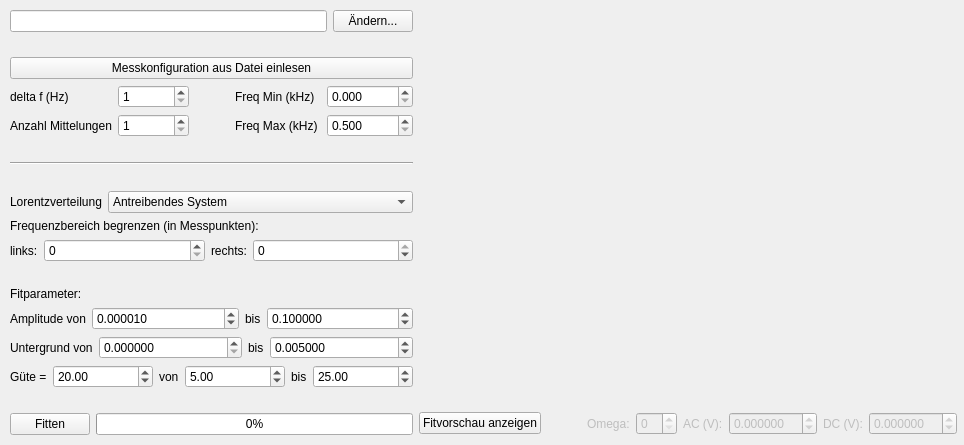
<?xml version="1.0" encoding="UTF-8"?>
<ui version="4.0">
 <class>SpektrLaden</class>
 <widget class="QMainWindow" name="SpektrLaden">
  <property name="geometry">
   <rect>
    <x>0</x>
    <y>0</y>
    <width>964</width>
    <height>445</height>
   </rect>
  </property>
  <property name="windowTitle">
   <string>Spektroskopie - Messung einlesen</string>
  </property>
  <widget class="QWidget" name="centralwidget">
   <widget class="QWidget" name="horizontalLayoutWidget">
    <property name="geometry">
     <rect>
      <x>10</x>
      <y>10</y>
      <width>947</width>
      <height>425</height>
     </rect>
    </property>
    <layout class="QHBoxLayout" name="horizontalLayout">
     <item>
      <layout class="QVBoxLayout" name="verticallayout">
       <item>
        <layout class="QHBoxLayout" name="horizontallayout2">
         <item>
          <widget class="QLineEdit" name="edit_pfad">
           <property name="text">
            <string/>
           </property>
          </widget>
         </item>
         <item>
          <widget class="QPushButton" name="button_aendern">
           <property name="enabled">
            <bool>true</bool>
           </property>
           <property name="sizePolicy">
            <sizepolicy hsizetype="Fixed" vsizetype="Preferred">
             <horstretch>0</horstretch>
             <verstretch>0</verstretch>
            </sizepolicy>
           </property>
           <property name="text">
            <string>Ändern...</string>
           </property>
          </widget>
         </item>
        </layout>
       </item>
       <item>
        <spacer name="verticalspacer0">
         <property name="orientation">
          <enum>Qt::Vertical</enum>
         </property>
         <property name="sizeHint" stdset="0">
          <size>
           <width>20</width>
           <height>40</height>
          </size>
         </property>
        </spacer>
       </item>
       <item>
        <widget class="QPushButton" name="button_konfig">
         <property name="text">
          <string>Messkonfiguration aus Datei einlesen</string>
         </property>
        </widget>
       </item>
       <item>
        <layout class="QHBoxLayout" name="horizontallayout1">
         <item>
          <layout class="QGridLayout" name="gridlayout0">
           <item row="0" column="1">
            <widget class="QSpinBox" name="box_df">
             <property name="styleSheet">
              <string notr="true"/>
             </property>
             <property name="minimum">
              <number>1</number>
             </property>
             <property name="maximum">
              <number>9999</number>
             </property>
             <property name="value">
              <number>1</number>
             </property>
            </widget>
           </item>
           <item row="1" column="0">
            <widget class="QLabel" name="label_mittelungen">
             <property name="text">
              <string>Anzahl Mittelungen</string>
             </property>
            </widget>
           </item>
           <item row="1" column="1">
            <widget class="QSpinBox" name="box_mittelungen">
             <property name="styleSheet">
              <string notr="true"/>
             </property>
             <property name="minimum">
              <number>1</number>
             </property>
             <property name="maximum">
              <number>9999</number>
             </property>
             <property name="value">
              <number>1</number>
             </property>
            </widget>
           </item>
           <item row="0" column="0">
            <widget class="QLabel" name="label_df">
             <property name="text">
              <string>delta f (Hz)</string>
             </property>
            </widget>
           </item>
          </layout>
         </item>
         <item>
          <spacer name="horizontalspacer">
           <property name="orientation">
            <enum>Qt::Horizontal</enum>
           </property>
           <property name="sizeType">
            <enum>QSizePolicy::Fixed</enum>
           </property>
           <property name="sizeHint" stdset="0">
            <size>
             <width>40</width>
             <height>20</height>
            </size>
           </property>
          </spacer>
         </item>
         <item>
          <layout class="QGridLayout" name="gridlayout1">
           <item row="0" column="0">
            <widget class="QLabel" name="label_fmin">
             <property name="text">
              <string>Freq Min (kHz)</string>
             </property>
            </widget>
           </item>
           <item row="1" column="0">
            <widget class="QLabel" name="label_fmax">
             <property name="text">
              <string>Freq Max (kHz)</string>
             </property>
            </widget>
           </item>
           <item row="0" column="1">
            <widget class="QDoubleSpinBox" name="box_fmin">
             <property name="decimals">
              <number>3</number>
             </property>
             <property name="maximum">
              <double>999.000000000000000</double>
             </property>
             <property name="singleStep">
              <double>0.500000000000000</double>
             </property>
            </widget>
           </item>
           <item row="1" column="1">
            <widget class="QDoubleSpinBox" name="box_fmax">
             <property name="decimals">
              <number>3</number>
             </property>
             <property name="minimum">
              <double>0.500000000000000</double>
             </property>
             <property name="maximum">
              <double>999.000000000000000</double>
             </property>
             <property name="singleStep">
              <double>0.500000000000000</double>
             </property>
            </widget>
           </item>
          </layout>
         </item>
        </layout>
       </item>
       <item>
        <spacer name="verticalspacer3">
         <property name="orientation">
          <enum>Qt::Vertical</enum>
         </property>
         <property name="sizeHint" stdset="0">
          <size>
           <width>20</width>
           <height>40</height>
          </size>
         </property>
        </spacer>
       </item>
       <item>
        <widget class="Line" name="line">
         <property name="orientation">
          <enum>Qt::Horizontal</enum>
         </property>
        </widget>
       </item>
       <item>
        <spacer name="verticalspacer1">
         <property name="orientation">
          <enum>Qt::Vertical</enum>
         </property>
         <property name="sizeHint" stdset="0">
          <size>
           <width>20</width>
           <height>40</height>
          </size>
         </property>
        </spacer>
       </item>
       <item>
        <layout class="QHBoxLayout" name="horizontallayout4">
         <item>
          <widget class="QLabel" name="label_methode">
           <property name="sizePolicy">
            <sizepolicy hsizetype="Maximum" vsizetype="Preferred">
             <horstretch>0</horstretch>
             <verstretch>0</verstretch>
            </sizepolicy>
           </property>
           <property name="text">
            <string>Lorentzverteilung</string>
           </property>
          </widget>
         </item>
         <item>
          <widget class="QComboBox" name="box_methode">
           <item>
            <property name="text">
             <string>Antreibendes System</string>
            </property>
           </item>
           <item>
            <property name="text">
             <string>Cantilever</string>
            </property>
           </item>
           <item>
            <property name="text">
             <string>Phase</string>
            </property>
           </item>
          </widget>
         </item>
        </layout>
       </item>
       <item>
        <widget class="QLabel" name="label_bereich">
         <property name="text">
          <string>Frequenzbereich begrenzen (in Messpunkten):</string>
         </property>
        </widget>
       </item>
       <item>
        <layout class="QHBoxLayout" name="horizontallayout3">
         <item>
          <widget class="QLabel" name="label_bereich_links">
           <property name="sizePolicy">
            <sizepolicy hsizetype="Maximum" vsizetype="Preferred">
             <horstretch>0</horstretch>
             <verstretch>0</verstretch>
            </sizepolicy>
           </property>
           <property name="text">
            <string>links:</string>
           </property>
          </widget>
         </item>
         <item>
          <widget class="QSpinBox" name="box_bereich_links">
           <property name="maximum">
            <number>999999999</number>
           </property>
          </widget>
         </item>
         <item>
          <widget class="QLabel" name="label_bereich_rechts">
           <property name="sizePolicy">
            <sizepolicy hsizetype="Maximum" vsizetype="Preferred">
             <horstretch>0</horstretch>
             <verstretch>0</verstretch>
            </sizepolicy>
           </property>
           <property name="text">
            <string>rechts:</string>
           </property>
          </widget>
         </item>
         <item>
          <widget class="QSpinBox" name="box_bereich_rechts">
           <property name="minimum">
            <number>-999999999</number>
           </property>
           <property name="maximum">
            <number>0</number>
           </property>
          </widget>
         </item>
        </layout>
       </item>
       <item>
        <spacer name="verticalspacer2">
         <property name="orientation">
          <enum>Qt::Vertical</enum>
         </property>
         <property name="sizeHint" stdset="0">
          <size>
           <width>20</width>
           <height>40</height>
          </size>
         </property>
        </spacer>
       </item>
       <item>
        <widget class="QLabel" name="label_fitparameter">
         <property name="text">
          <string>Fitparameter:</string>
         </property>
        </widget>
       </item>
       <item>
        <layout class="QHBoxLayout" name="horizontallayout5">
         <item>
          <widget class="QLabel" name="label_amp_min">
           <property name="sizePolicy">
            <sizepolicy hsizetype="Maximum" vsizetype="Preferred">
             <horstretch>0</horstretch>
             <verstretch>0</verstretch>
            </sizepolicy>
           </property>
           <property name="text">
            <string>Amplitude von</string>
           </property>
          </widget>
         </item>
         <item>
          <widget class="QDoubleSpinBox" name="box_amp_min">
           <property name="decimals">
            <number>6</number>
           </property>
           <property name="value">
            <double>0.000010000000000</double>
           </property>
          </widget>
         </item>
         <item>
          <widget class="QLabel" name="label_amp_max">
           <property name="sizePolicy">
            <sizepolicy hsizetype="Maximum" vsizetype="Preferred">
             <horstretch>0</horstretch>
             <verstretch>0</verstretch>
            </sizepolicy>
           </property>
           <property name="text">
            <string>bis</string>
           </property>
          </widget>
         </item>
         <item>
          <widget class="QDoubleSpinBox" name="box_amp_max">
           <property name="decimals">
            <number>6</number>
           </property>
           <property name="value">
            <double>0.100000000000000</double>
           </property>
          </widget>
         </item>
        </layout>
       </item>
       <item>
        <layout class="QHBoxLayout" name="horizontallayout7">
         <item>
          <widget class="QLabel" name="label_untergrund_min">
           <property name="sizePolicy">
            <sizepolicy hsizetype="Maximum" vsizetype="Preferred">
             <horstretch>0</horstretch>
             <verstretch>0</verstretch>
            </sizepolicy>
           </property>
           <property name="text">
            <string>Untergrund von</string>
           </property>
          </widget>
         </item>
         <item>
          <widget class="QDoubleSpinBox" name="box_untergrund_min">
           <property name="decimals">
            <number>6</number>
           </property>
          </widget>
         </item>
         <item>
          <widget class="QLabel" name="label_untergrund_max">
           <property name="sizePolicy">
            <sizepolicy hsizetype="Maximum" vsizetype="Preferred">
             <horstretch>0</horstretch>
             <verstretch>0</verstretch>
            </sizepolicy>
           </property>
           <property name="text">
            <string>bis</string>
           </property>
          </widget>
         </item>
         <item>
          <widget class="QDoubleSpinBox" name="box_untergrund_max">
           <property name="decimals">
            <number>6</number>
           </property>
           <property name="value">
            <double>0.005000000000000</double>
           </property>
          </widget>
         </item>
        </layout>
       </item>
       <item>
        <layout class="QHBoxLayout" name="horizontallayout6">
         <item>
          <widget class="QLabel" name="label_guete">
           <property name="sizePolicy">
            <sizepolicy hsizetype="Maximum" vsizetype="Preferred">
             <horstretch>0</horstretch>
             <verstretch>0</verstretch>
            </sizepolicy>
           </property>
           <property name="text">
            <string>Güte =</string>
           </property>
          </widget>
         </item>
         <item>
          <widget class="QDoubleSpinBox" name="box_guete">
           <property name="value">
            <double>20.000000000000000</double>
           </property>
          </widget>
         </item>
         <item>
          <widget class="QLabel" name="label_guete_min">
           <property name="sizePolicy">
            <sizepolicy hsizetype="Maximum" vsizetype="Preferred">
             <horstretch>0</horstretch>
             <verstretch>0</verstretch>
            </sizepolicy>
           </property>
           <property name="text">
            <string>von</string>
           </property>
          </widget>
         </item>
         <item>
          <widget class="QDoubleSpinBox" name="box_guete_min">
           <property name="value">
            <double>5.000000000000000</double>
           </property>
          </widget>
         </item>
         <item>
          <widget class="QLabel" name="label_guete_max">
           <property name="sizePolicy">
            <sizepolicy hsizetype="Maximum" vsizetype="Preferred">
             <horstretch>0</horstretch>
             <verstretch>0</verstretch>
            </sizepolicy>
           </property>
           <property name="text">
            <string>bis</string>
           </property>
          </widget>
         </item>
         <item>
          <widget class="QDoubleSpinBox" name="box_guete_max">
           <property name="value">
            <double>25.000000000000000</double>
           </property>
          </widget>
         </item>
        </layout>
       </item>
       <item>
        <spacer name="verticalspacer4">
         <property name="orientation">
          <enum>Qt::Vertical</enum>
         </property>
         <property name="sizeHint" stdset="0">
          <size>
           <width>20</width>
           <height>40</height>
          </size>
         </property>
        </spacer>
       </item>
       <item>
        <layout class="QHBoxLayout" name="horizontallayout0">
         <item>
          <widget class="QPushButton" name="button_fitten">
           <property name="enabled">
            <bool>true</bool>
           </property>
           <property name="text">
            <string>Fitten</string>
           </property>
          </widget>
         </item>
         <item>
          <widget class="QProgressBar" name="progress_bar">
           <property name="enabled">
            <bool>true</bool>
           </property>
           <property name="sizePolicy">
            <sizepolicy hsizetype="Expanding" vsizetype="Fixed">
             <horstretch>0</horstretch>
             <verstretch>0</verstretch>
            </sizepolicy>
           </property>
           <property name="value">
            <number>0</number>
           </property>
          </widget>
         </item>
        </layout>
       </item>
      </layout>
     </item>
     <item>
      <layout class="QVBoxLayout" name="verticallayout1">
       <item>
        <widget class="Vorschau" name="plotter" native="true">
         <property name="sizePolicy">
          <sizepolicy hsizetype="Expanding" vsizetype="Expanding">
           <horstretch>0</horstretch>
           <verstretch>0</verstretch>
          </sizepolicy>
         </property>
        </widget>
       </item>
       <item>
        <layout class="QHBoxLayout" name="horizontallayout8">
         <item>
          <widget class="QPushButton" name="button_vorschau">
           <property name="text">
            <string>Fitvorschau anzeigen</string>
           </property>
           <property name="checkable">
            <bool>true</bool>
           </property>
          </widget>
         </item>
         <item>
          <spacer name="horizontalspacer1">
           <property name="orientation">
            <enum>Qt::Horizontal</enum>
           </property>
           <property name="sizeHint" stdset="0">
            <size>
             <width>40</width>
             <height>20</height>
            </size>
           </property>
          </spacer>
         </item>
         <item>
          <widget class="QLabel" name="label_omega">
           <property name="enabled">
            <bool>false</bool>
           </property>
           <property name="text">
            <string>Omega:</string>
           </property>
          </widget>
         </item>
         <item>
          <widget class="QSpinBox" name="box_omega">
           <property name="enabled">
            <bool>false</bool>
           </property>
          </widget>
         </item>
         <item>
          <widget class="QLabel" name="label_ac">
           <property name="enabled">
            <bool>false</bool>
           </property>
           <property name="text">
            <string>AC (V):</string>
           </property>
          </widget>
         </item>
         <item>
          <widget class="QDoubleSpinBox" name="box_ac">
           <property name="enabled">
            <bool>false</bool>
           </property>
           <property name="decimals">
            <number>6</number>
           </property>
           <property name="minimum">
            <double>-99.999999000000003</double>
           </property>
           <property name="maximum">
            <double>99.999999000000003</double>
           </property>
           <property name="singleStep">
            <double>0.100000000000000</double>
           </property>
          </widget>
         </item>
         <item>
          <widget class="QLabel" name="label_dc">
           <property name="enabled">
            <bool>false</bool>
           </property>
           <property name="text">
            <string>DC (V):</string>
           </property>
          </widget>
         </item>
         <item>
          <widget class="QDoubleSpinBox" name="box_dc">
           <property name="enabled">
            <bool>false</bool>
           </property>
           <property name="decimals">
            <number>6</number>
           </property>
           <property name="minimum">
            <double>-99.999999000000003</double>
           </property>
           <property name="maximum">
            <double>99.999999000000003</double>
           </property>
           <property name="singleStep">
            <double>0.100000000000000</double>
           </property>
          </widget>
         </item>
        </layout>
       </item>
      </layout>
     </item>
    </layout>
   </widget>
  </widget>
 </widget>
 <customwidgets>
  <customwidget>
   <class>Vorschau</class>
   <extends>QWidget</extends>
   <header>Module.Spektroskopie.Vorschau</header>
   <container>1</container>
  </customwidget>
 </customwidgets>
 <resources/>
 <connections>
  <connection>
   <sender>button_vorschau</sender>
   <signal>toggled(bool)</signal>
   <receiver>box_omega</receiver>
   <slot>setEnabled(bool)</slot>
   <hints>
    <hint type="sourcelabel">
     <x>520</x>
     <y>425</y>
    </hint>
    <hint type="destinationlabel">
     <x>686</x>
     <y>431</y>
    </hint>
   </hints>
  </connection>
  <connection>
   <sender>button_vorschau</sender>
   <signal>toggled(bool)</signal>
   <receiver>box_ac</receiver>
   <slot>setEnabled(bool)</slot>
   <hints>
    <hint type="sourcelabel">
     <x>475</x>
     <y>421</y>
    </hint>
    <hint type="destinationlabel">
     <x>808</x>
     <y>419</y>
    </hint>
   </hints>
  </connection>
  <connection>
   <sender>button_vorschau</sender>
   <signal>toggled(bool)</signal>
   <receiver>box_dc</receiver>
   <slot>setEnabled(bool)</slot>
   <hints>
    <hint type="sourcelabel">
     <x>490</x>
     <y>420</y>
    </hint>
    <hint type="destinationlabel">
     <x>900</x>
     <y>425</y>
    </hint>
   </hints>
  </connection>
  <connection>
   <sender>button_vorschau</sender>
   <signal>toggled(bool)</signal>
   <receiver>label_omega</receiver>
   <slot>setEnabled(bool)</slot>
   <hints>
    <hint type="sourcelabel">
     <x>481</x>
     <y>425</y>
    </hint>
    <hint type="destinationlabel">
     <x>632</x>
     <y>431</y>
    </hint>
   </hints>
  </connection>
  <connection>
   <sender>button_vorschau</sender>
   <signal>toggled(bool)</signal>
   <receiver>label_ac</receiver>
   <slot>setEnabled(bool)</slot>
   <hints>
    <hint type="sourcelabel">
     <x>493</x>
     <y>422</y>
    </hint>
    <hint type="destinationlabel">
     <x>728</x>
     <y>431</y>
    </hint>
   </hints>
  </connection>
  <connection>
   <sender>button_vorschau</sender>
   <signal>toggled(bool)</signal>
   <receiver>label_dc</receiver>
   <slot>setEnabled(bool)</slot>
   <hints>
    <hint type="sourcelabel">
     <x>474</x>
     <y>416</y>
    </hint>
    <hint type="destinationlabel">
     <x>847</x>
     <y>418</y>
    </hint>
   </hints>
  </connection>
  <connection>
   <sender>button_vorschau</sender>
   <signal>toggled(bool)</signal>
   <receiver>box_fmax</receiver>
   <slot>setDisabled(bool)</slot>
   <hints>
    <hint type="sourcelabel">
     <x>432</x>
     <y>422</y>
    </hint>
    <hint type="destinationlabel">
     <x>364</x>
     <y>136</y>
    </hint>
   </hints>
  </connection>
  <connection>
   <sender>button_vorschau</sender>
   <signal>toggled(bool)</signal>
   <receiver>box_fmin</receiver>
   <slot>setDisabled(bool)</slot>
   <hints>
    <hint type="sourcelabel">
     <x>454</x>
     <y>412</y>
    </hint>
    <hint type="destinationlabel">
     <x>350</x>
     <y>101</y>
    </hint>
   </hints>
  </connection>
  <connection>
   <sender>button_vorschau</sender>
   <signal>toggled(bool)</signal>
   <receiver>box_mittelungen</receiver>
   <slot>setDisabled(bool)</slot>
   <hints>
    <hint type="sourcelabel">
     <x>450</x>
     <y>426</y>
    </hint>
    <hint type="destinationlabel">
     <x>145</x>
     <y>134</y>
    </hint>
   </hints>
  </connection>
  <connection>
   <sender>button_vorschau</sender>
   <signal>toggled(bool)</signal>
   <receiver>box_df</receiver>
   <slot>setDisabled(bool)</slot>
   <hints>
    <hint type="sourcelabel">
     <x>535</x>
     <y>406</y>
    </hint>
    <hint type="destinationlabel">
     <x>166</x>
     <y>99</y>
    </hint>
   </hints>
  </connection>
  <connection>
   <sender>button_vorschau</sender>
   <signal>toggled(bool)</signal>
   <receiver>button_konfig</receiver>
   <slot>setDisabled(bool)</slot>
   <hints>
    <hint type="sourcelabel">
     <x>497</x>
     <y>409</y>
    </hint>
    <hint type="destinationlabel">
     <x>222</x>
     <y>68</y>
    </hint>
   </hints>
  </connection>
  <connection>
   <sender>button_vorschau</sender>
   <signal>toggled(bool)</signal>
   <receiver>button_aendern</receiver>
   <slot>setDisabled(bool)</slot>
   <hints>
    <hint type="sourcelabel">
     <x>496</x>
     <y>413</y>
    </hint>
    <hint type="destinationlabel">
     <x>334</x>
     <y>25</y>
    </hint>
   </hints>
  </connection>
  <connection>
   <sender>button_vorschau</sender>
   <signal>toggled(bool)</signal>
   <receiver>edit_pfad</receiver>
   <slot>setDisabled(bool)</slot>
   <hints>
    <hint type="sourcelabel">
     <x>498</x>
     <y>416</y>
    </hint>
    <hint type="destinationlabel">
     <x>235</x>
     <y>29</y>
    </hint>
   </hints>
  </connection>
  <connection>
   <sender>button_vorschau</sender>
   <signal>toggled(bool)</signal>
   <receiver>plotter</receiver>
   <slot>setEnabled(bool)</slot>
   <hints>
    <hint type="sourcelabel">
     <x>514</x>
     <y>412</y>
    </hint>
    <hint type="destinationlabel">
     <x>628</x>
     <y>287</y>
    </hint>
   </hints>
  </connection>
 </connections>
</ui>
